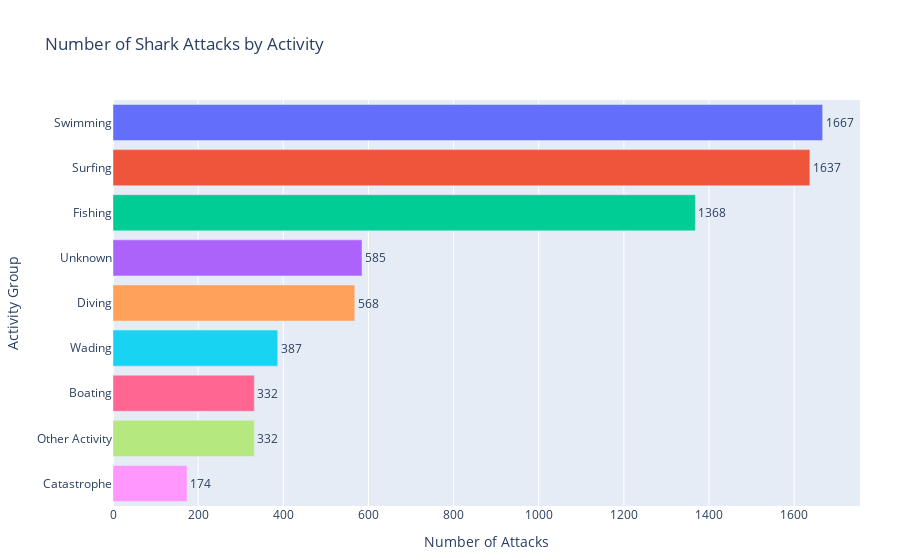

Write notebook code for a chart like this one.
### Markdown cell above
#### 1. Activity groups related to shark attacks

### Code cell
import plotly.express as px

# Count the number of attacks per activity group
activity_counts = df['Activity_group'].value_counts().reset_index()
activity_counts.columns = ['Activity Group', 'Number of Attacks']

# Create a horizontal bar chart
fig = px.bar(activity_counts,
             x='Number of Attacks',
             y='Activity Group',
             color='Activity Group',
             orientation='h',  # make it horizontal
             title='Number of Shark Attacks by Activity',
             text='Number of Attacks')

# Adjust text and layout
fig.update_traces(textposition='outside')
fig.update_layout(xaxis_title='Number of Attacks',
                  yaxis_title='Activity Group',
                  showlegend=False,
                  margin=dict(t=100, b=40, l=100, r=40))
fig.show()

### Figure 1 — Plotly figure (JSON) as saved in the notebook; plotly's stock layout.template omitted (floating-point values rounded to 4 significant figures)
{"data": [{"hovertemplate": "Activity Group=%{y}<br>Number of Attacks=%{text}<extra></extra>", "legendgroup": "Swimming", "marker": {"color": "#636efa", "pattern": {"shape": ""}}, "name": "Swimming", "orientation": "h", "showlegend": true, "text": [1667.0], "textposition": "outside", "type": "bar", "x": [1667], "xaxis": "x", "y": ["Swimming"], "yaxis": "y"}, {"hovertemplate": "Activity Group=%{y}<br>Number of Attacks=%{text}<extra></extra>", "legendgroup": "Surfing", "marker": {"color": "#EF553B", "pattern": {"shape": ""}}, "name": "Surfing", "orientation": "h", "showlegend": true, "text": [1637.0], "textposition": "outside", "type": "bar", "x": [1637], "xaxis": "x", "y": ["Surfing"], "yaxis": "y"}, {"hovertemplate": "Activity Group=%{y}<br>Number of Attacks=%{text}<extra></extra>", "legendgroup": "Fishing", "marker": {"color": "#00cc96", "pattern": {"shape": ""}}, "name": "Fishing", "orientation": "h", "showlegend": true, "text": [1368.0], "textposition": "outside", "type": "bar", "x": [1368], "xaxis": "x", "y": ["Fishing"], "yaxis": "y"}, {"hovertemplate": "Activity Group=%{y}<br>Number of Attacks=%{text}<extra></extra>", "legendgroup": "Unknown", "marker": {"color": "#ab63fa", "pattern": {"shape": ""}}, "name": "Unknown", "orientation": "h", "showlegend": true, "text": [585.0], "textposition": "outside", "type": "bar", "x": [585], "xaxis": "x", "y": ["Unknown"], "yaxis": "y"}, {"hovertemplate": "Activity Group=%{y}<br>Number of Attacks=%{text}<extra></extra>", "legendgroup": "Diving", "marker": {"color": "#FFA15A", "pattern": {"shape": ""}}, "name": "Diving", "orientation": "h", "showlegend": true, "text": [568.0], "textposition": "outside", "type": "bar", "x": [568], "xaxis": "x", "y": ["Diving"], "yaxis": "y"}, {"hovertemplate": "Activity Group=%{y}<br>Number of Attacks=%{text}<extra></extra>", "legendgroup": "Wading", "marker": {"color": "#19d3f3", "pattern": {"shape": ""}}, "name": "Wading", "orientation": "h", "showlegend": true, "text": [387.0], "textposition": "outside", "type": "bar", "x": [387], "xaxis": "x", "y": ["Wading"], "yaxis": "y"}, {"hovertemplate": "Activity Group=%{y}<br>Number of Attacks=%{text}<extra></extra>", "legendgroup": "Boating", "marker": {"color": "#FF6692", "pattern": {"shape": ""}}, "name": "Boating", "orientation": "h", "showlegend": true, "text": [332.0], "textposition": "outside", "type": "bar", "x": [332], "xaxis": "x", "y": ["Boating"], "yaxis": "y"}, {"hovertemplate": "Activity Group=%{y}<br>Number of Attacks=%{text}<extra></extra>", "legendgroup": "Other Activity", "marker": {"color": "#B6E880", "pattern": {"shape": ""}}, "name": "Other Activity", "orientation": "h", "showlegend": true, "text": [332.0], "textposition": "outside", "type": "bar", "x": [332], "xaxis": "x", "y": ["Other Activity"], "yaxis": "y"}, {"hovertemplate": "Activity Group=%{y}<br>Number of Attacks=%{text}<extra></extra>", "legendgroup": "Catastrophe", "marker": {"color": "#FF97FF", "pattern": {"shape": ""}}, "name": "Catastrophe", "orientation": "h", "showlegend": true, "text": [174.0], "textposition": "outside", "type": "bar", "x": [174], "xaxis": "x", "y": ["Catastrophe"], "yaxis": "y"}], "layout": {"barmode": "relative", "legend": {"title": {"text": "Activity Group"}, "tracegroupgap": 0}, "margin": {"b": 40, "l": 100, "r": 40, "t": 100}, "showlegend": false, "title": {"text": "Number of Shark Attacks by Activity"}, "xaxis": {"anchor": "y", "domain": [0, 1], "title": {"text": "Number of Attacks"}}, "yaxis": {"anchor": "x", "categoryarray": ["Catastrophe", "Other Activity", "Boating", "Wading", "Diving", "Unknown", "Fishing", "Surfing", "Swimming"], "categoryorder": "array", "domain": [0, 1], "title": {"text": "Activity Group"}}}}
